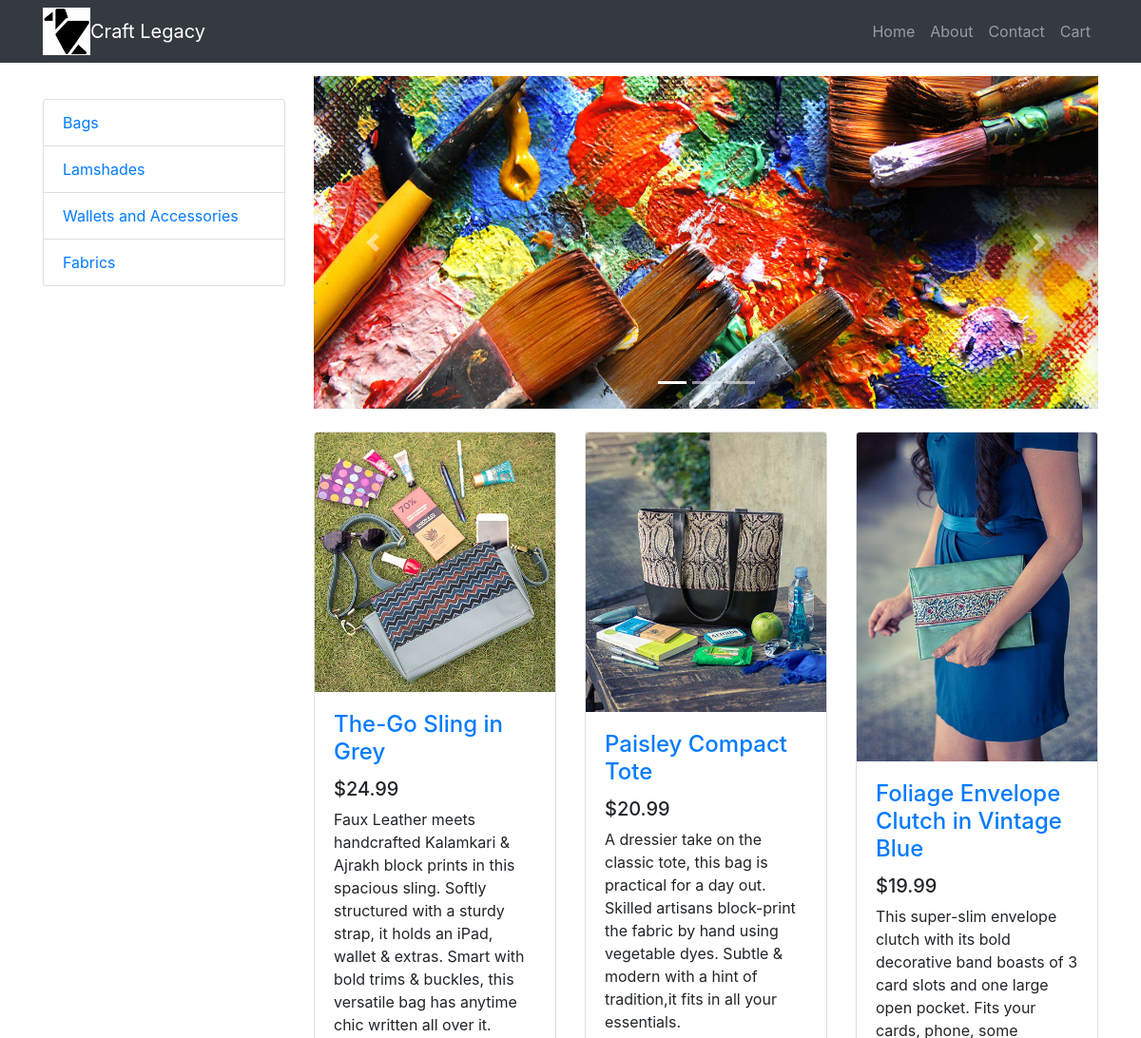
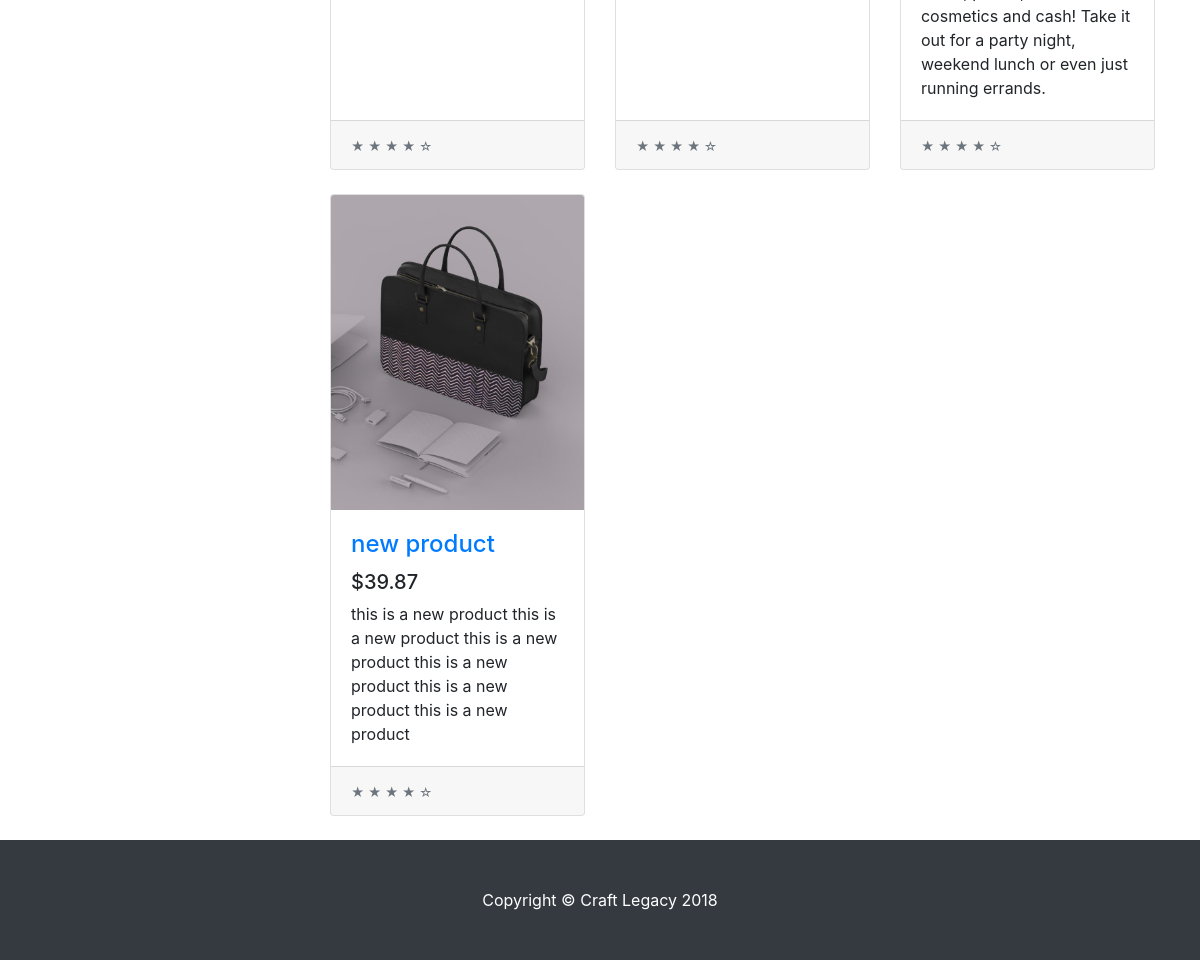
The page /category/ on the database its author committed (2 pictures, top to bottom).
### product/models.py (models this page shows, shortened)
class Product(models.Model):
    name = models.CharField(max_length=100)
    price = models.FloatField(max_length=10)
    description = models.CharField(max_length=1000)
    product_photo = models.FileField()

### product/views.py (the view)
# urls.py: url(r'^category/$', views.CategoryView.as_view(), name='category'),
class CategoryView(generic.ListView):
    template_name = 'product/category.html'
    context_object_name = 'all_products'
    def get_queryset(self):
        return Product.objects.all()

### product/templates/product/category.html (shortened to what this page needs)
{% extends 'product/base.html' %}
{% block body %}
    <div class="container">
      <div class="row">
        <div class="col-lg-3">
<br><br>
          <div class="list-group">
            <a href="#" class="list-group-item">Bags</a>
            <a href="#" class="list-group-item">Lamshades</a>
            <a href="#" class="list-group-item">Wallets and Accessories</a>
            <a href="#" class="list-group-item">Fabrics</a>
          </div>
        </div>
        <div class="col-lg-9">
          <div id="carouselExampleIndicators" class="carousel slide my-4" data-ride="carousel">
            <ol class="carousel-indicators">
              <li data-target="#carouselExampleIndicators" data-slide-to="0" class="active"></li>
              <li data-target="#carouselExampleIndicators" data-slide-to="1"></li>
              <li data-target="#carouselExampleIndicators" data-slide-to="2"></li>
            </ol>
            <div class="carousel-inner" role="listbox">
              <div class="carousel-item active">
                <img class="d-block img-fluid" src="/media/img/f3.jpg" style="height: 350px; width: 900px;" alt="First slide">
              </div>
            </div>
            <a class="carousel-control-prev" href="#carouselExampleIndicators" role="button" data-slide="prev">
              <span class="carousel-control-prev-icon" aria-hidden="true"></span>
            </a>
            <a class="carousel-control-next" href="#carouselExampleIndicators" role="button" data-slide="next">
              <span class="carousel-control-next-icon" aria-hidden="true"></span>
            </a>
          </div>
          <div class="row">
            {% for p in all_products %}
            <div class="col-lg-4 col-md-6 mb-4">
              <div class="card h-100">
                <a href="/{{p.id}}"><img class="card-img-top" src="{{ p.product_photo.url }}" alt=""></a>
                <div class="card-body">
                  <h4 class="card-title">
                    <a href="/{{p.id}}">{{p.name}}</a>
                  </h4>
                  <h5>${{p.price}}</h5>
                  <p class="card-text">{{p.description}} </p>
                </div>
                <div class="card-footer">
                  <small class="text-muted">&#9733; &#9733; &#9733; &#9733; &#9734;</small>
                </div>
              </div>
            </div>
            {% endfor %}
          </div>
        </div>
      </div>
    </div>
{% endblock %}

### product/templates/product/base.html (shortened to what this page needs)
<!DOCTYPE html>
<html lang="en">
  <head>
    {% load staticfiles %}
    <link href="/media/vendor/bootstrap/css/bootstrap.min.css" rel="stylesheet">
    <link href="/media/css/heroic-features.css" rel="stylesheet">
  </head>
  <body>
    <nav class="navbar navbar-expand-lg navbar-dark bg-dark fixed-top">
      <div class="container">
       <img src="/media/craft.PNG" style="height: 50px; width: 50px;"> <a class="navbar-brand" href="#">Craft Legacy</a>
        <div class="collapse navbar-collapse" id="navbarResponsive">
          <ul class="navbar-nav ml-auto">
            <li class="nav-item">
              <a class="nav-link" href="/">Home</a>
            </li>
            <li class="nav-item">
              <a class="nav-link" href="/about/">About</a>
            </li>
            <li class="nav-item">
              <a class="nav-link" href="/contact/">Contact</a>
            </li>
            <li class="nav-item">
              <a class="nav-link" href="/cart/">Cart</a>
            </li>
          </ul>
        </div>
      </div>
    </nav>
{% block body %}
{% endblock %}
      <footer class="py-5 bg-dark">
      <div class="container">
        <p class="m-0 text-center text-white">Copyright &copy; Craft Legacy 2018</p>
      </div>
    </footer>
  </body>
</html>

### media/css/heroic-features.css (style rules this page uses)
body { padding-top: 54px; }
@media (min-width: 992px) { body { padding-top: 56px; } }
.card { height: 100%; }

### rows shown on the page
Product: product_photo (picture), name "The-Go Sling in Grey", price "24.99", description "Faux Leather meets handcrafted Kalamkari & Ajrakh block prints in this spacious sling. Softly structured with a sturdy strap, it holds an iPad, wallet & extras. Smart with bold trims & buckles, this versatile bag has anytime chic written all over it."
Product: product_photo (picture), name "Paisley Compact Tote", price "20.99", description "A dressier take on the classic tote, this bag is practical for a day out. Skilled artisans block-print the fabric by hand using vegetable dyes. Subtle & modern with a hint of tradition,it fits in all your essentials."
Product: product_photo (picture), name "Foliage Envelope Clutch in Vintage Blue", price "19.99", description "This super-slim envelope clutch with its bold decorative band boasts of 3 card slots and one large open pocket. Fits your cards, phone, some cosmetics and cash! Take it out for a party night, weekend lunch or even just running errands."
Product: product_photo (picture), name "new product", price "39.87", description "this is a new product this is a new product this is a new product this is a new product this is a new product this is a new product"
